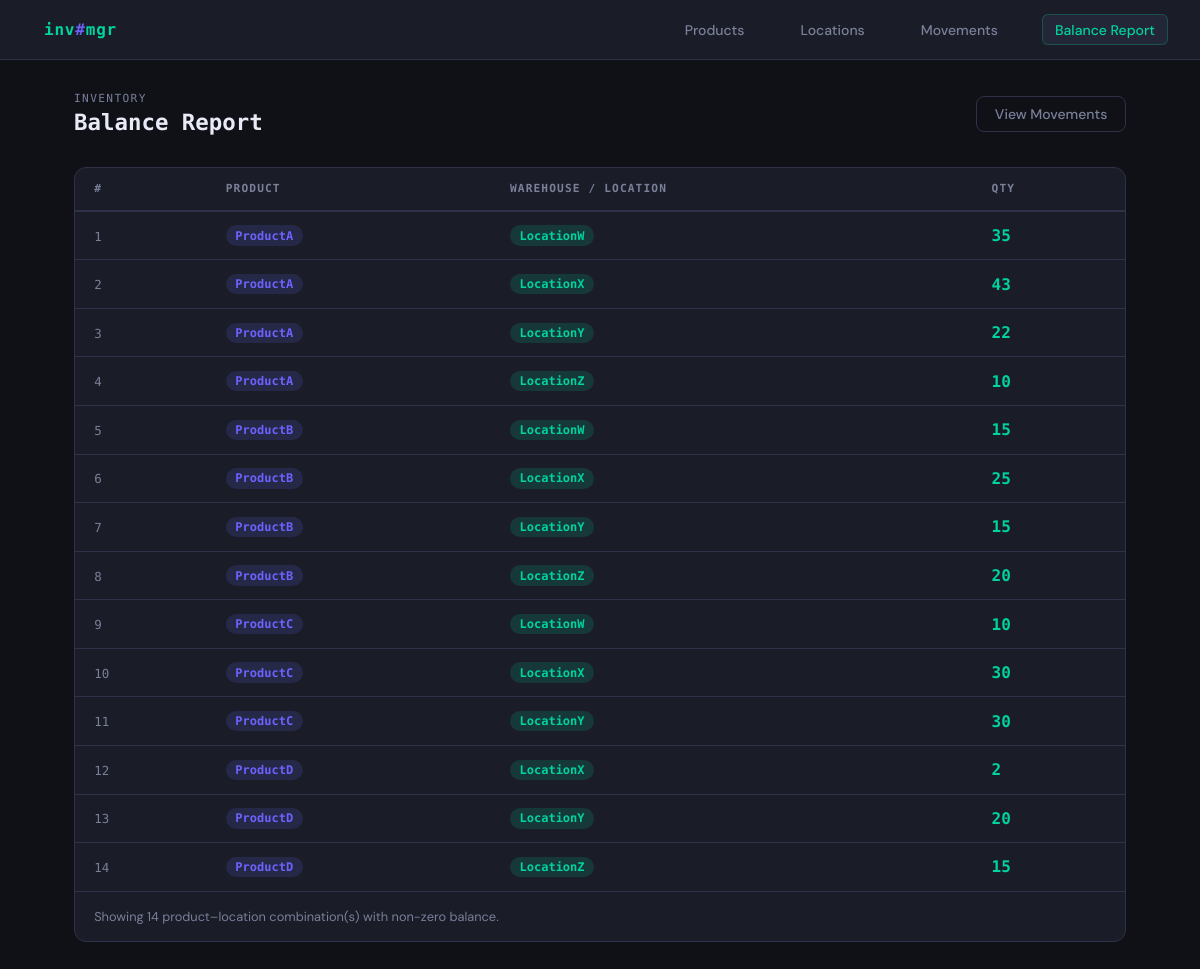
The page /report on the database as committed earlier.
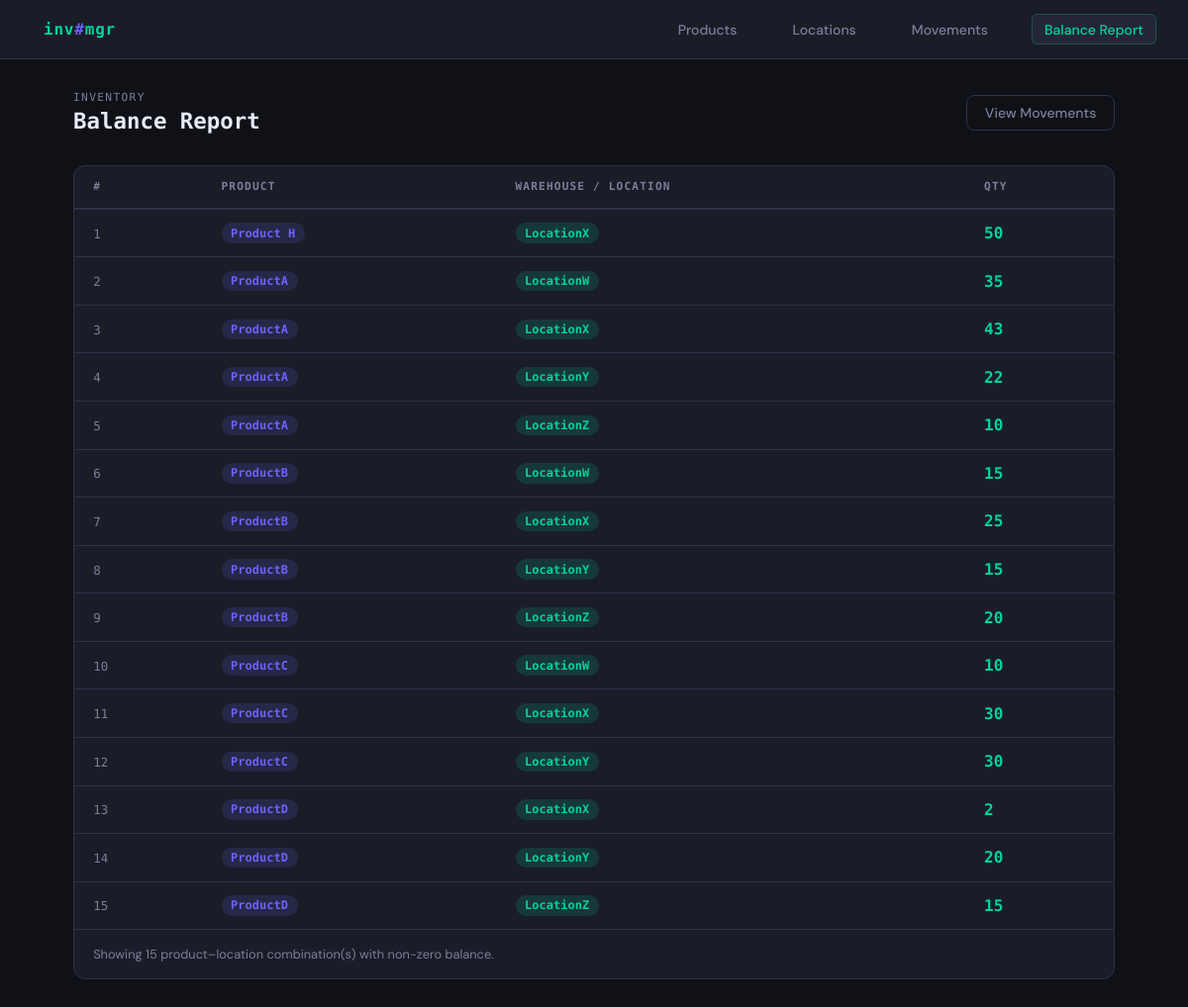
The same page on the database as committed later.
### app.py (models this page shows, shortened)
class ProductMovement(db.Model):
    movement_id   = db.Column(db.String(50), primary_key=True)
    timestamp     = db.Column(db.DateTime, default=datetime.utcnow)
    from_location = db.Column(db.String(50), db.ForeignKey('location.location_id'), nullable=True)
    to_location   = db.Column(db.String(50), db.ForeignKey('location.location_id'), nullable=True)
    product_id    = db.Column(db.String(50), db.ForeignKey('product.product_id'), nullable=False)
    qty           = db.Column(db.Integer, nullable=False)

### app.py (the view)
@app.route('/report')
def report():
    balance = compute_balance()
    return render_template('report.html', balance=balance)

### app.py (called while the page is built)
def compute_balance():
    balance = {}   # key: (product_id, location_id) → qty
    movements = ProductMovement.query.order_by(ProductMovement.timestamp).all()
    for m in movements:
        if m.to_location:
            key = (m.product_id, m.to_location)
            balance[key] = balance.get(key, 0) + m.qty
        if m.from_location:
            key = (m.product_id, m.from_location)
            balance[key] = balance.get(key, 0) - m.qty
    result = [
        {'product': p, 'location': l, 'qty': q}
        for (p, l), q in balance.items()
        if q != 0
    ]
    result.sort(key=lambda x: (x['product'], x['location']))
    return result

### templates/report.html (shortened to what this page needs)
{% extends 'base.html' %}
{% block content %}
<div class="page-header">
  <h1><span class="label">Inventory</span>Balance Report</h1>
  <a href="{{ url_for('movements') }}" class="btn btn-outline">View Movements</a>
</div>
<div class="card">
  {% if balance %}
  <table>
    <thead>
      <tr>
        <th>#</th>
        <th>Product</th>
        <th>Warehouse / Location</th>
        <th>Qty</th>
      </tr>
    </thead>
    <tbody>
      {% for row in balance %}
      <tr>
        <td><span class="ts">{{ loop.index }}</span></td>
        <td><span class="badge badge-purple">{{ row.product }}</span></td>
        <td><span class="badge badge-green">{{ row.location }}</span></td>
        <td>
          <strong style="font-family:var(--mono);font-size:1rem;
            color:{% if row.qty > 0 %}var(--accent2){% else %}var(--danger){% endif %}">
            {{ row.qty }}
          </strong>
        </td>
      </tr>
      {% endfor %}
    </tbody>
  </table>
  <div style="padding:1rem 1.2rem ;border-top:1px solid var(--border);font-size:0.8rem;color:var(--muted);">
    Showing {{ balance | length }} product–location combination(s) with non-zero balance.
  </div>
  {% else %}
  <div class="empty">
    <div class="icon">📊</div>
    <p>No balance data yet. Record some product movements first.</p>
    <a href="{{ url_for('add_movement') }}" class="btn btn-primary">+ Record Movement</a>
  </div>
  {% endif %}
</div>
{% endblock %}

Rows that differ between the two databases and show on the page:
added ProductMovement: product "Product H", location "LocationX", qty "50"
Other text that changed with them:
{{ balance | length }}: "14" → "15"
